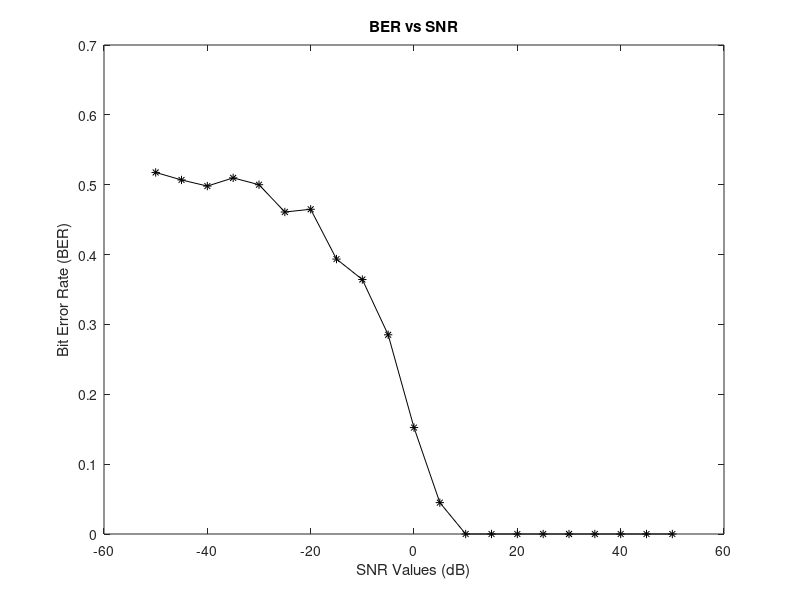

MATLAB code to generate this figure:
%% Phase 1: Data Generation
clc; close all; clear workspace;

% Assume the number of bits for transmission is 1024 (means, N= 1024).
% Generate random binary digits (0 or 1)
% Convert binary digits to ±1 (means 1 to +1 and 0 to -1). This is your data for transmission.

N_bits = 1024 ;
Raw_Data = randi([0 1], 1 , N_bits);
Signal =  2 .* (Raw_Data - 0.5);

% Generate equal number of noise samples.
% The generated noise should have normal distribution with zero mean and unit variance (use the function randn in MATLAB).



% Change the noise variance with respect to SNR (signal to noise ratio) value.
% For that, fix the SNR value, (For example, let SNR = 10 dB)
% Use SNR value to generate noise variance.

SNR_db_Values_Array = -50:5:50;

Result = zeros([1 21]);

for k = 1:length(SNR_db_Values_Array)
    Noise = randn(1, N_bits);
    % SNR (in dB) = 10log10 (S/N) where S is the Signal power (or variance) and N is the Noise power (or variance)
    % Assume signal (the input data) has unit power. 
    % That is, S=1.Obtain the noise variance (=N) from the previous relation and use it together with the noise samples to generate the required noise.
    SNR = SNR_db_Values_Array(k);
    SignalPower = 1;
    NoisePower_variance = SignalPower ./ (10 .^ (SNR/10));

    Noise = sqrt(NoisePower_variance) .* Noise;

    %  Add noise samples with transmitted data. This is assumed as your received signal.
    Signal_Received = Signal + Noise;

    % Consider a threshold logic at the receiver.
    % Fix the threshold value as 0 (the transmitted data is +1 and -1, and 0 is the mid value)
    Threshold = 0;
    
    % If the received signal is above or equal to the threshold level, take it as 1
    % If the received signal is below the threshold value, take it as 0.
    
    Output_Signal = zeros(1,N_bits);
    Error_Count = 0;


    for i = 1:N_bits
        if (Signal_Received(i) > Threshold)
            Output_Signal(i) = 1;
        else
            Output_Signal(i) = 0;
        end

        % Compute the bit error rate during transmission.
        % Compare the output values from the threshold logice with the input binary digits (1 or 0 format)
        % Compute the bit error rate using the relation Bit error rate = (number of errors during transmission)/(total number of bits for transmission)
        if Output_Signal(i) ~= Raw_Data(i) 
            Error_Count = Error_Count + 1;
        end
    end
    
    Bit_Error_Rate = Error_Count ./ N_bits;
    Result(k) = Bit_Error_Rate;

% Repeat the steps for different SNRs
% Repeat the steps from noise addition to bit error rate computation
% Do the simulation for the same data set with different SNRs
% Consider different SNR values from 0 dB to 50 dB (in multiples of 5 dB).
end


% Plot your result in a graph.
% X axis should be SNR values and Y axis should be bit error rate.

figure(1)
plot(SNR_db_Values_Array,Result,'k-*')
xlabel('SNR Values (dB)');
ylabel('Bit Error Rate (BER)');
title("BER vs SNR");
